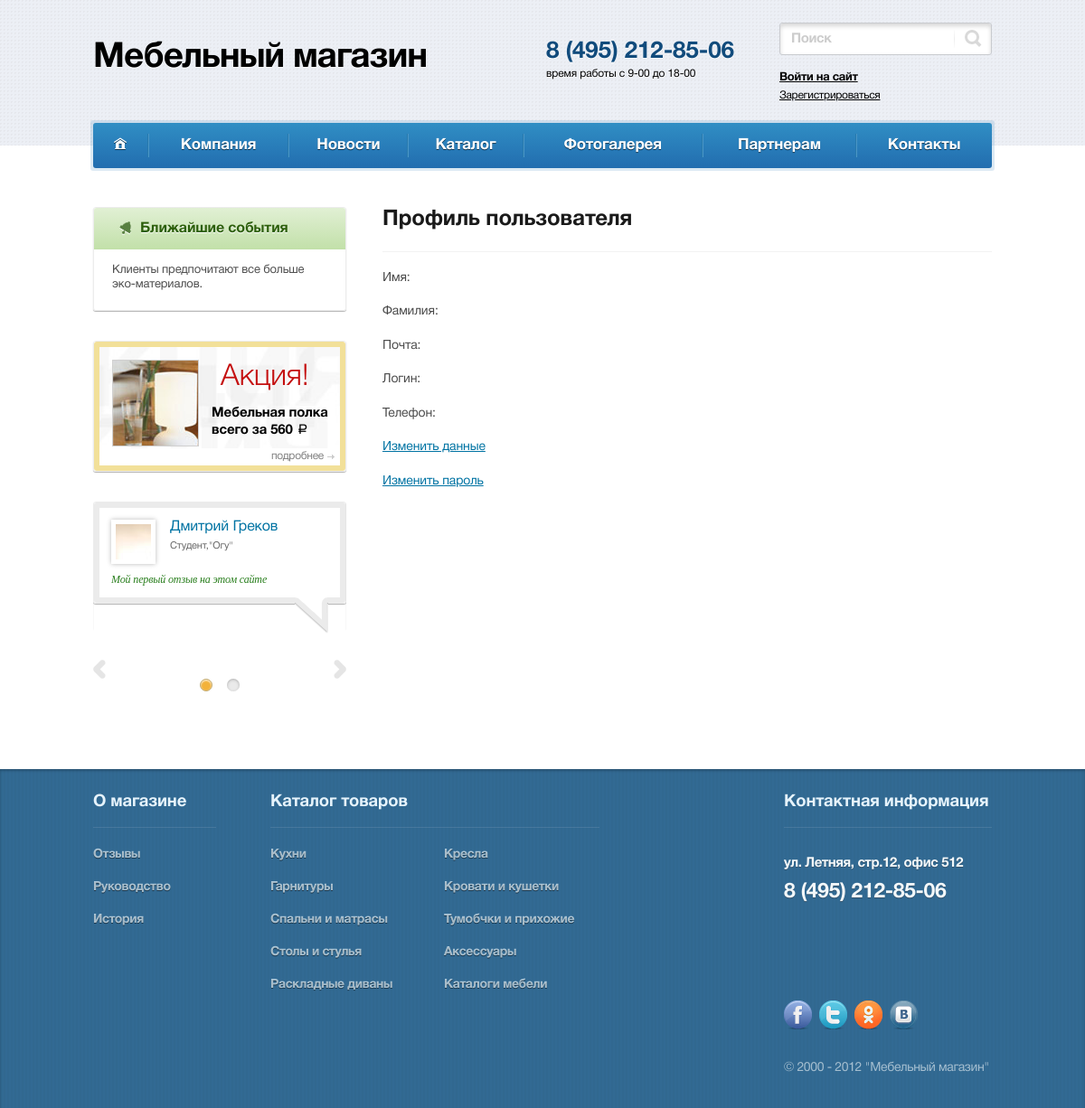
The app's page /users/profile/ with its own data.
### main/models.py (models this page shows, shortened)
class UsefullInfo(models.Model):
    title = models.CharField(max_length=20, verbose_name='Заголовок блока')
    content = models.CharField(max_length=100, verbose_name='Содержание блока')
    class Meta:
        verbose_name = 'Содержимое блока "Полезная информация"'
        verbose_name_plural = 'Содержимое блока "Полезная информация"'

### company/models.py (models this page shows, shortened)
class ReviewsCompany(models.Model):
    name = models.CharField(max_length=100, verbose_name='Имя')
    company = models.CharField(max_length=100, verbose_name='Компания',
                               blank=True,
                               null=True)
    position = models.CharField(max_length=120, verbose_name='Должность',
                                blank=True,
                                null=True)
    content = models.TextField(verbose_name='Текст отзыва')
    publish = models.DateField(auto_now_add=True)
    img = models.ImageField(verbose_name='Аватарка', blank=True, null=True)
    files = models.ManyToManyField('ReviewsFiles',
                                   related_name='reviews_files',
                                   blank=True,
                                   null=True)
    slug = models.SlugField(verbose_name='slug')
    class Meta:
        verbose_name = 'Отзыв'
        verbose_name_plural = 'Отзывы'

### accounts/views.py (the view)
# urls.py: path('profile/', ProfileView.as_view(), name='profile'),
class ProfileView(TemplateView):
    template_name = 'accounts/profile.html'

### catalog/models.py (called while the page is built)
    def get_absolute_url(self):
        return reverse('catalog:category_products', kwargs={'slug': self.slug})

### main/etc/catalog_rubric.py (called while the page is built)
def catalog_category(request):
    context = {}
    context['rubric_catalog'] = Category.objects.all()
    return context

### main/etc/random_review.py (called while the page is built)
def show_random_review(request):
    reviews = ReviewsCompany.objects.all().order_by('?')[:2]
    return {'random_reviews': reviews}

### main/etc/usefull.py (called while the page is built)
def usefullinfo(request):
    return {'info': UsefullInfo.objects.first(), 'title_link': 'about', }

def get_rubric_company(request):
    return {'rubric_company': RubricCompany.objects.all()}

### accounts/templates/accounts/profile.html (shortened to what this page needs)
{% extends 'layout/basic.html'  %}
{% block content%}
    <div class="content">
                    <div class="cnt">
                        <header>
                            <h1>Профиль пользователя {{ user.username }}</h1>
                        </header>
                        <hr>
                        <p>Имя: {{ user.first_name }}</p>
                        <p>Фамилия: {{ user.last_name}}</p>
                        <p>Почта: {{ user.email}}</p>
                        <p>Логин: {{ user.username}}</p>
                        <p>Телефон: {{ user.phone}}</p>
                        <p><a href="{% url 'users:update' user.pk %}">Изменить данные</a></p>
                        <p><a href="{% url 'users:password_change'%}">Изменить пароль</a></p>
                   </div>
                </div>
{% endblock %}

### main/templates/layout/usefullinfo.html
<div class="side-block side-anonse">
                        <div class="title-block"><span class="i i-title01"></span>{{ info.title }}</div>
                        <div class="item">
                            <p>{{ info.content }}</p>
                        </div>
</div>

### main/templates/layout/random_review.html
{% load static %}
{% for review in random_reviews  %}
 <div class="item">
									<div class="side-block side-opin">
										<div class="inner-block">
											<div class="title">
												<div class="photo-block">
													<img src="{{ review.img.url }}" alt="">
												</div>
												<div class="name-block"><a href="">{{ review.name }}</a></div>
												<div class="pos-block">{{ review.position }},"{{ review.company }}"</div>
											</div>
											<div class="text-block">{{ review.content|truncatechars:100 }}</div>
										</div>
									</div>
								</div>
{% endfor %}

### main/static/css/style.css (style rules this page uses)
.i { display: inline-block; vertical-align: middle; }
html, body { margin: 0; padding: 0; width: 100%; height: 100%; }
.content { margin-bottom: 40px; }
@media (min-width: 768px) { .content { width: 100%; float: right; margin-left: -250px; } }
@media (min-width: 768px) { .cnt { position: relative; margin-left: 250px; } }
@media (min-width: 1000px) { .content { margin-left: -320px; } }
@media (min-width: 1000px) { .cnt { margin-left: 320px; } }
.i-title01 { background-image: url(../img/spr.png); background-position: -112px 0px; width: 13px; height: 16px; }
body { font-size: 14px; line-height: 1.25; color: #4b4b4b; letter-spacing: -0.01em; }
a { text-decoration: underline; color: #0073a3; }
p { margin-bottom: 20px; }
h1, h2, h3, h4, .second-title, .main-title, .small-title { font-size: 24px; line-height: 1.2; color: rgba(1, 1, 1, 0.9); margin-bottom: 20px; font-weight: normal; font-family: 'HelveticaNeueCyrBold', sans-serif; }
hr { display: block; margin: 20px 0 25px 0; height: 1px; border: none; outline: none; background: #f2f2f2; }
hr + p { margin-top: -5px; }
.side-block { margin-bottom: 33px; border-radius: 3px; border: 1px solid #ececec; box-shadow: 0 1px 1px rgba(0, 0, 0, 0.3); }
.side-block .title-block { display: block; border-radius: 3px 3px 0 0; background: #c5e6f3; background: linear-gradient(#c5e6f3, #bad3e8); text-shadow: 0 1px #fff; font-size: 15px; line-height: 20px; padding: 13px 28px; overflow: hidden; font-weight: normal; color: #010101; margin: 0; font-family: 'HelveticaNeueCyrBold', sans-serif; }
.side-block .title-block .i, .side-block .title-block img { display: inline-block; vertical-align: middle; margin-right: 10px; }
.side-anonse .title-block { font-size: 16px; color: #2c5f0a; background: #e1f0d4; background: linear-gradient(#e1f0d4, #c2e0a9); }
.side-anonse .item { font-size: 13px; line-height: 16px; color: rgba(1, 1, 1, 0.7); margin-bottom: 20px; padding: 15px 20px 0 20px; }
.side-anonse p { margin: 0; }
.side-opin .inner-block { border-radius: 3px; border: 6px solid #ebebeb; position: relative; padding: 13px; }
.side-opin .inner-block:after { content: ""; display: inline-block; vertical-align: middle; background-image: url(../img/spr.png); background-position: 0px 0px; width: 37px; height: 40px; position: absolute; right: 13px; bottom: -40px; }
.side-opin .title { padding-left: 65px; margin-bottom: 10px; line-height: 1.1; font-size: 11px; color: rgba(1, 1, 1, 0.6); }
.side-opin .title:after { content: "."; display: block; height: 0; clear: both; visibility: hidden; }
.side-opin .photo-block { display: block; width: 49px; height: 49px; border: 5px solid #fff; box-shadow: 0 0 5px rgba(0, 0, 0, 0.28); float: left; overflow: hidden; margin-left: -65px; }
.side-opin .name-block { font-size: 16px; color: rgba(1, 1, 1, 0.8); margin-bottom: 5px; font-family: 'HelveticaNeueCyrBold', sans-serif; }
.side-opin .text-block { font-size: 12px; line-height: 1.2; color: #277d1b; font-style: italic; font-family: Georgia, 'Century Schoolbook L', Serif; }
.rew-footer-carousel a { text-decoration: none; }

### records on screen
UsefullInfo: title "Ближайшие события", content "Клиенты предпочитают все больше эко-материалов."
ReviewsCompany: img (picture), name "Дмитрий Греков", position "Студент", company "Огу", content "Мой первый отзыв на этом сайте"
